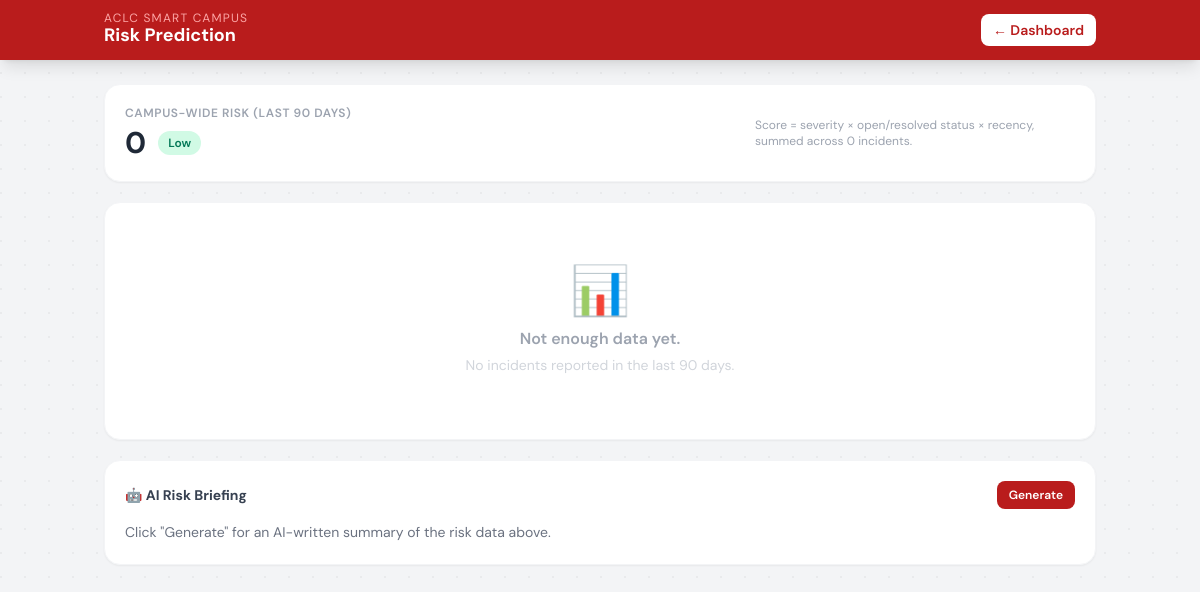
Before: /risk_prediction.php (signed in) with the older database file.
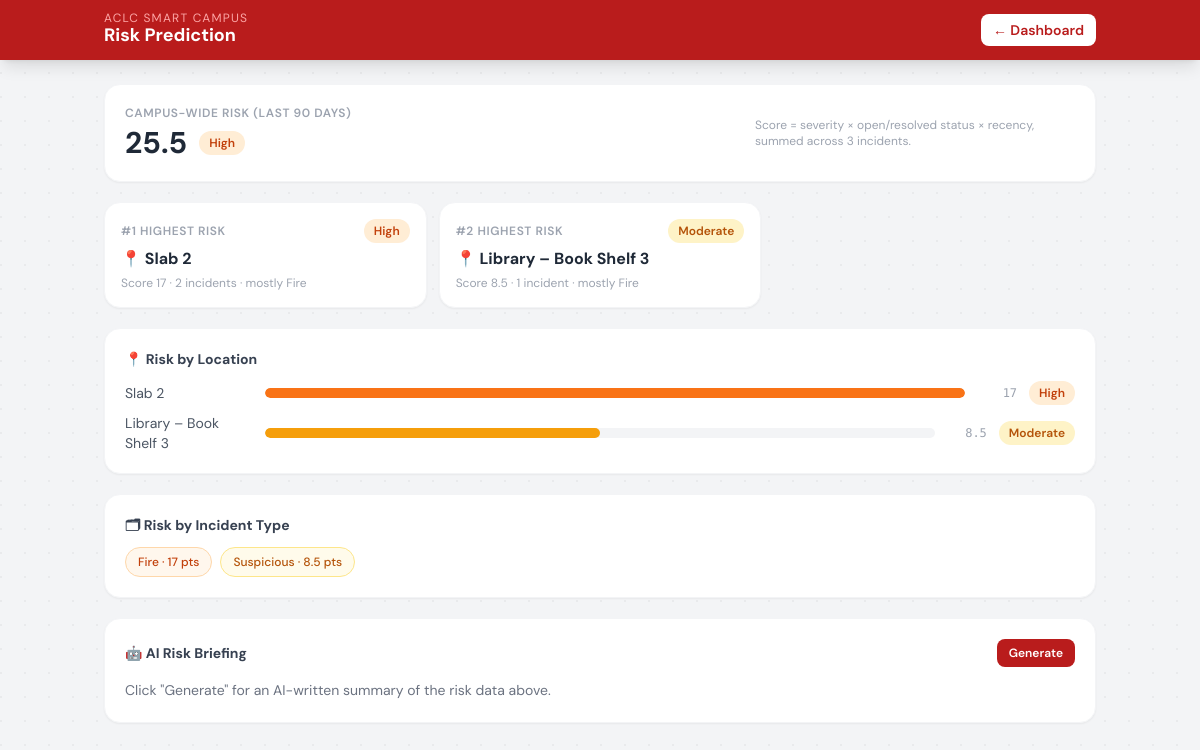
After: the same page with the newer database file.
### tables this page shows
CREATE TABLE `incidents` (
  `id` int(10) UNSIGNED NOT NULL,
  `incident_type` varchar(50) NOT NULL,
  `severity` enum('low','medium','high','critical') NOT NULL,
  `location` varchar(100) NOT NULL,
  `description` text NOT NULL,
  `reported_by` varchar(100) NOT NULL,
  `photo_path` varchar(255) DEFAULT NULL,
  `status` enum('open','in_progress','resolved') NOT NULL DEFAULT 'open',
  `reported_at` datetime NOT NULL DEFAULT current_timestamp(),
  `updated_at` datetime DEFAULT NULL ON UPDATE current_timestamp()
);

### includes/risk_engine.php (called while the page is built, shortened)
<?php
function riskLevelFor(float $score): array {
    foreach (RISK_LEVELS as $lvl) {
        if ($score <= $lvl['max']) return $lvl;
    }
    $levels = RISK_LEVELS;
    return end($levels);
}
function fetchScoredIncidents(PDO $pdo): array {
    $cutoff = date('Y-m-d H:i:s', strtotime('-' . RISK_LOOKBACK_DAYS . ' days'));
    $stmt = $pdo->prepare("
        SELECT incident_type, severity, location, status, reported_at
        FROM incidents WHERE reported_at >= :cutoff
    ");
    $stmt->execute([':cutoff' => $cutoff]);
    $rows = $stmt->fetchAll();
    $now = time();
    foreach ($rows as &$r) {
        $daysAgo   = max(0, ($now - strtotime($r['reported_at'])) / 86400);
        $recencyMx = max(0.4, 1 - ($daysAgo / RISK_LOOKBACK_DAYS) * 0.6);
        $sevW      = RISK_SEVERITY_WEIGHTS[$r['severity']] ?? 1;
        $staW      = RISK_STATUS_MULTIPLIERS[$r['status']] ?? 1;
    }
    return $rows;
}
function computeLocationRisk(array $scored): array {
    $byLoc = [];
    foreach ($scored as $r) {
        $loc = $r['location'];
        $byLoc[$loc]['score'] = ($byLoc[$loc]['score'] ?? 0) + $r['points'];
        $byLoc[$loc]['count'] = ($byLoc[$loc]['count'] ?? 0) + 1;
        $byLoc[$loc]['types'][$r['incident_type']] = ($byLoc[$loc]['types'][$r['incident_type']] ?? 0) + 1;
    }
    $result = [];
    foreach ($byLoc as $loc => $d) {
        arsort($d['types']);
        $level = riskLevelFor($d['score']);
        $result[] = [
            'location' => $loc, 'score' => round($d['score'], 1), 'count' => $d['count'],
            'top_type' => array_key_first($d['types']), 'level' => $level['label'], 'color' => $level['color'],
        ];
    }
    usort($result, fn($a, $b) => $b['score'] <=> $a['score']);
    return $result;
}
function computeTypeRisk(array $scored): array {
    $byType = [];
    foreach ($scored as $r) {
        $t = $r['incident_type'];
        $byType[$t]['score'] = ($byType[$t]['score'] ?? 0) + $r['points'];
        $byType[$t]['count'] = ($byType[$t]['count'] ?? 0) + 1;
    }
    $result = [];
    foreach ($byType as $t => $d) {
        $level = riskLevelFor($d['score']);
        $result[] = ['type' => $t, 'score' => round($d['score'], 1), 'count' => $d['count'], 'level' => $level['label'], 'color' => $level['color']];
    }
    usort($result, fn($a, $b) => $b['score'] <=> $a['score']);
    return $result;
}

### risk_prediction.php (the view, shortened to what the changed rows need)
<?php
require_once 'includes/db.php';
require_once 'includes/risk_engine.php';
$scored     = $pdo ? fetchScoredIncidents($pdo) : [];
$byLocation = computeLocationRisk($scored);
$byType     = computeTypeRisk($scored);
$totalScore = array_sum(array_column($byLocation, 'score'));
$campus     = riskLevelFor($totalScore);
function riskBadge($color, $label) {
    return "<span class='inline-block text-xs font-semibold px-2.5 py-1 rounded-full bg-{$color}-100 text-{$color}-700'>{$label}</span>";
}
function fmtLoc($l) { return ucwords(str_replace('_',' ',$l)); }
function fmtType($t) { return ucfirst(str_replace('_',' ',$t)); }
?>
<!DOCTYPE html>
<html lang="en">
<head>
  <script src="https://cdn.tailwindcss.com"></script>
</head>
<body class="min-h-screen">
<div class="max-w-5xl mx-auto px-4 py-6 space-y-5">
  <div class="bg-white rounded-2xl shadow-sm border border-gray-100 p-5 flex flex-col sm:flex-row items-start sm:items-center justify-between gap-3 anim">
    <div>
      <p class="text-xs font-semibold text-gray-400 uppercase tracking-wider mb-1">Campus-wide Risk (last <?= RISK_LOOKBACK_DAYS ?> days)</p>
      <div class="flex items-center gap-3">
        <span class="text-3xl font-bold text-gray-800"><?= round($totalScore,1) ?></span>
        <?= riskBadge($campus['color'], $campus['label']) ?>
      </div>
    </div>
    <p class="text-xs text-gray-400 max-w-xs">Score = severity × open/resolved status × recency, summed across <?= count($scored) ?> incident<?= count($scored)!==1?'s':'' ?>.</p>
  </div>
  <?php if (empty($byLocation)): ?>
  <div class="bg-white rounded-2xl shadow-sm border border-gray-100 text-center py-16 text-gray-400 anim">
    <div class="text-5xl mb-3">📊</div>
    <p class="font-semibold">Not enough data yet.</p>
    <p class="text-sm mt-1 text-gray-300">No incidents reported in the last <?= RISK_LOOKBACK_DAYS ?> days.</p>
  </div>
  <?php else: ?>
  <div class="grid grid-cols-1 sm:grid-cols-3 gap-3 anim" style="animation-delay:0.05s">
    <?php foreach (array_slice($byLocation, 0, 3) as $i => $l): ?>
    <div class="bg-white rounded-2xl shadow-sm border border-gray-100 p-4">
      <div class="flex items-center justify-between mb-1">
        <span class="text-xs font-semibold text-gray-400 uppercase tracking-wider">#<?= $i+1 ?> Highest Risk</span>
        <?= riskBadge($l['color'], $l['level']) ?>
      </div>
      <p class="font-bold text-gray-800">📍 <?= htmlspecialchars(fmtLoc($l['location'])) ?></p>
      <p class="text-xs text-gray-400 mt-1">Score <?= $l['score'] ?> · <?= $l['count'] ?> incident<?= $l['count']!==1?'s':'' ?> · mostly <?= fmtType($l['top_type']) ?></p>
    </div>
    <?php endforeach; ?>
  </div>
  <div class="bg-white rounded-2xl shadow-sm border border-gray-100 p-5 anim" style="animation-delay:0.1s">
    <h3 class="font-bold text-gray-700 mb-3 text-sm">📍 Risk by Location</h3>
    <div class="space-y-2">
      <?php $maxScore = max(array_column($byLocation, 'score')) ?: 1; ?>
      <?php foreach ($byLocation as $l): ?>
      <div class="flex items-center gap-3 text-sm">
        <span class="w-32 shrink-0 text-gray-600 capitalize"><?= htmlspecialchars(fmtLoc($l['location'])) ?></span>
        <div class="flex-1 h-2.5 bar-track">
          <div class="bar-fill bg-<?= $l['color'] ?>-500" style="width: <?= max(4, round($l['score']/$maxScore*100)) ?>%"></div>
        </div>
        <span class="w-10 text-right mono text-xs text-gray-400"><?= $l['score'] ?></span>
        <?= riskBadge($l['color'], $l['level']) ?>
      </div>
      <?php endforeach; ?>
    </div>
  </div>
  <div class="bg-white rounded-2xl shadow-sm border border-gray-100 p-5 anim" style="animation-delay:0.15s">
    <h3 class="font-bold text-gray-700 mb-3 text-sm">🗂 Risk by Incident Type</h3>
    <div class="flex flex-wrap gap-2">
      <?php foreach ($byType as $t): ?>
      <span class="inline-flex items-center gap-1.5 text-xs font-medium px-3 py-1.5 rounded-full bg-<?= $t['color'] ?>-50 text-<?= $t['color'] ?>-700 border border-<?= $t['color'] ?>-200">
        <?= fmtType($t['type']) ?> · <?= $t['score'] ?> pts
      </span>
      <?php endforeach; ?>
    </div>
  </div>
  <?php endif; ?>
</div>
</body>
</html>

Changed rows visible on the page:
added incidents: label "High", location "Slab 2", score "17", count "2", incident_type "Fire", max(4, round($l['score']/$maxScore*100)) 100 (drawn)
added incidents: label "Moderate", location "Library – Book Shelf 3", score "8.5", count "1", incident_type "Fire", max(4, round($l['score']/$maxScore*100)) 50 (drawn)
Other visible differences:
$totalScore: "0" → "25.5"
$label: "Low" → "High"
count($scored): "0" → "3"
RISK_LOOKBACK_DAYS: "90" → (not shown)
text no longer shown: "📊 Not enough data yet. No incidents reported in the last days."
text now shown: "📍 Risk by Location 🗂 Risk by Incident Type"
new list line: "Fire · 17 pts"
new list line: "Suspicious · 8.5 pts"
